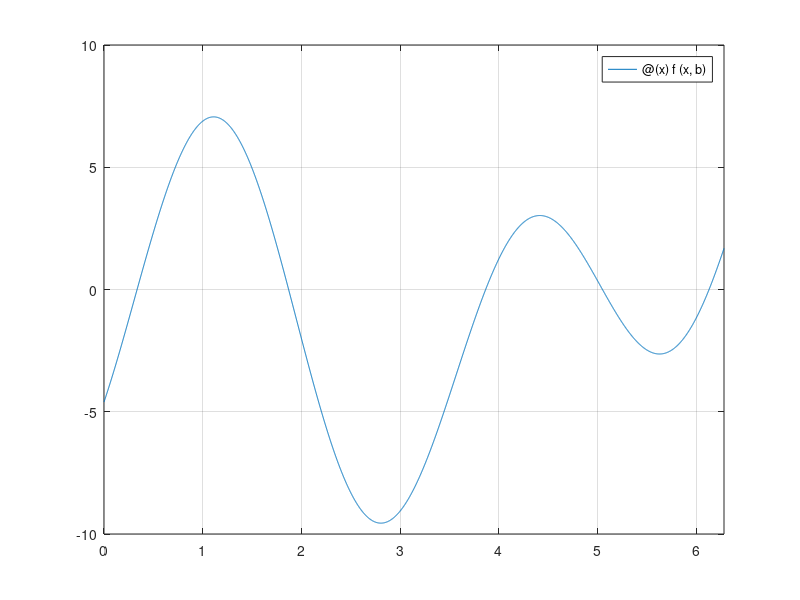

This chart was generated by the following MATLAB code:
%2_naloga_dn
format long

f = @(x, b) b - 1 + x*cos(x) + sin(x+b) - 4*cos(2*x) + 5*sin(2*x);
b = 4/20;
xL = 0;
xU = 2*pi;
x1 = 0;
x2 = pi/2;
x3 = pi;
x4 = 5*pi/3;
x5 = 2*pi;

fplot(@(x) f(x,b), [xL,xU])
grid on



nicla1 = fzero(@(x)f(x,b),x1)
nicla2 = fzero(@(x)f(x,b),x2)
nicla3 = fzero(@(x)f(x,b),x3)
nicla4 = fzero(@(x)f(x,b),x4)
nicla5 = fzero(@(x)f(x,b),x5)

